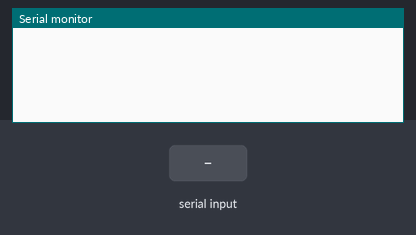
This sketch was run on a simulated Arduino Uno, built with avr-gcc and run on an emulated ATmega328P. Shown: the last lines printed to the serial monitor. The test bench sets the inputs (shaded band).

Above: at 1.2 s.
1.3 s: "initport" received over Serial
At 2.5 s:
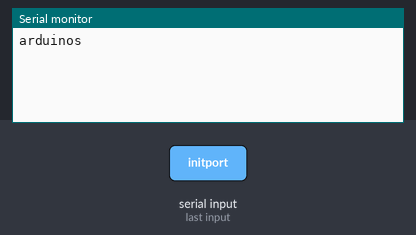
2.8 s: "buttonaa" received over Serial
At 3.8 s:
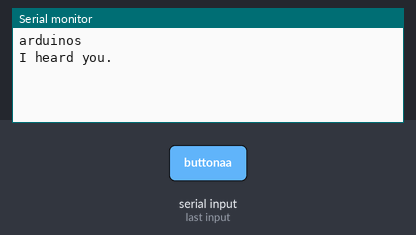

Measured:
- after the input at 1.3 s, the serial monitor: prints a new line at once (image 1)
- after the input at 2.8 s, the serial monitor: prints a new line at once (image 2)

The sketch:

sketch_mar22a.ino
```cpp
int setupflag = 0;
int var = 0;
char data[9];
String test;

void setup()
{
    Serial.begin(9600);
}

void loop()
{
}

void serialEvent()
{
    delay(15);
    for(int i=0; i < 8; i++)
         data[i] = Serial.read();

    for(var = 0; var < 8; var++)
         test += data[var];

    if(test == "initport")
    {
      Serial.println("arduinos");
    }
    if(test == "buttonaa")
    {
      Serial.println("I heard you.");
    }

    test = "";
}
```
